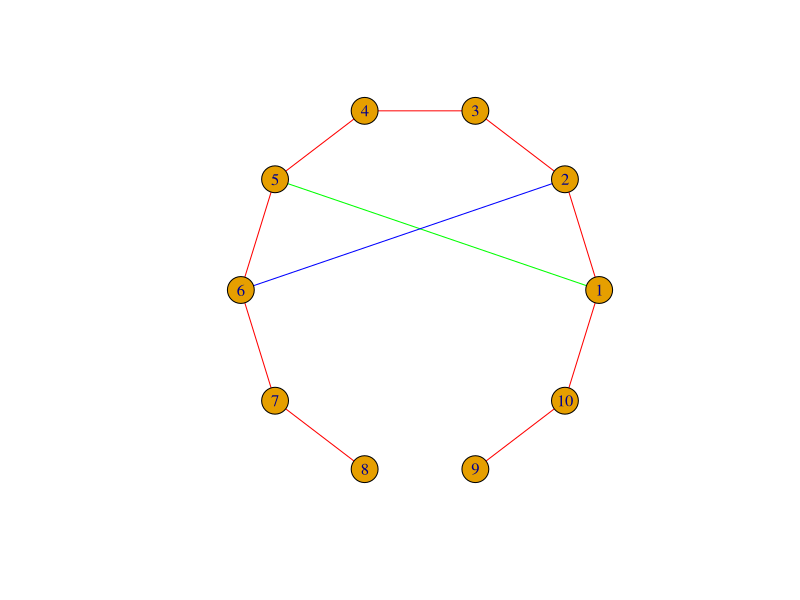
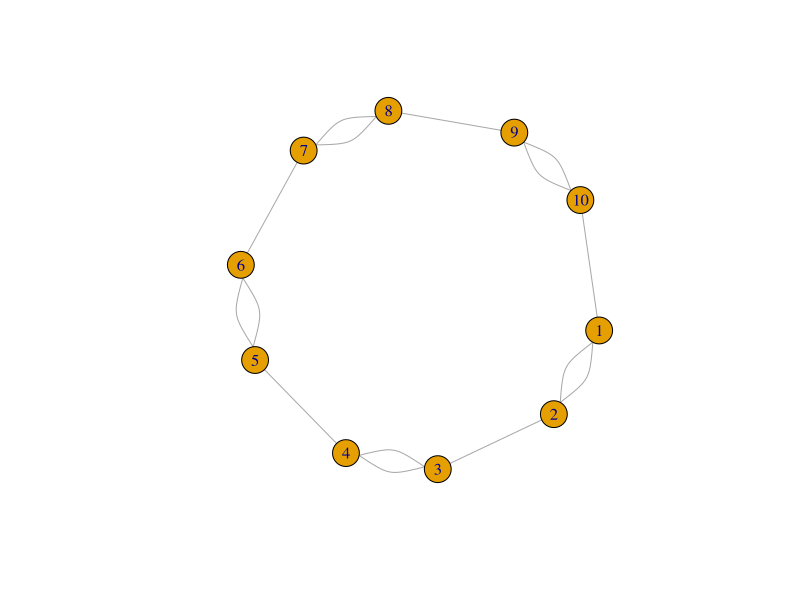

These figures' R source, in order:
library(igraph)


### Name: edge
### Title: Helper function for adding and deleting edges
### Aliases: edge edges

### ** Examples

g <- make_ring(10) %>%
  set_edge_attr("color", value = "red")

g <- g + edge(1, 5, color = "green") +
  edge(2, 6, color = "blue") -
  edge("8|9")

E(g)[[]]

g %>%
  add_layout_(in_circle()) %>%
  plot()

g <- make_ring(10) + edges(1:10)
plot(g)
